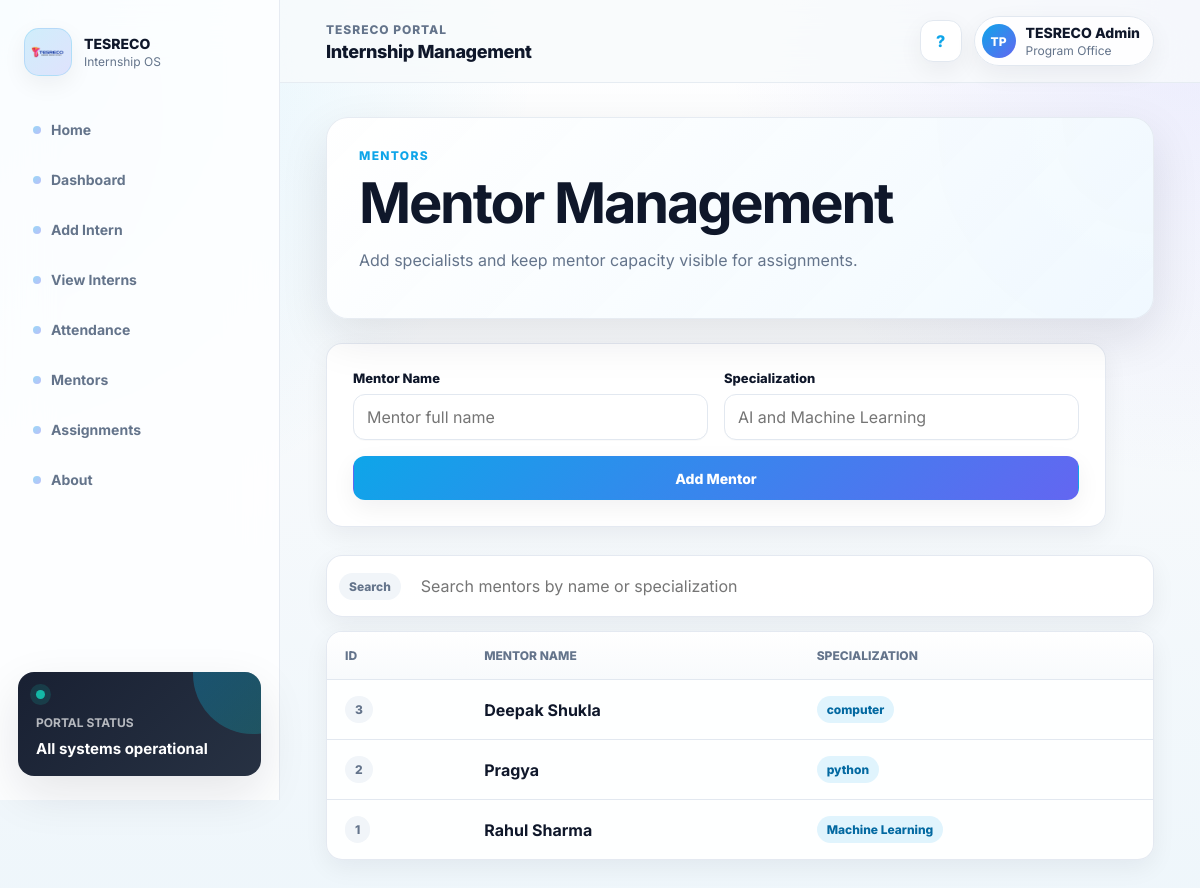
/mentor-page, run on the app's committed database.
### tables this page shows
CREATE TABLE mentors(
    mentor_id INTEGER PRIMARY KEY AUTOINCREMENT,
    name TEXT,
    specialization TEXT
);

### routes/mentor_routes.py (the view)
@mentor_bp.route("/mentor-page")
def mentor_page():
    mentors = get_all_mentors()
    return render_template("mentor.html", mentors=mentors)

### database/db_connect.py (called while the page is built)
def get_connection():
    conn = sqlite3.connect("interns.db")
    conn.row_factory = sqlite3.Row
    conn.execute("PRAGMA foreign_keys = ON")
    return conn

### database/mentor_crud.py (called while the page is built)
def get_all_mentors():
    conn = get_connection()
    cursor = conn.cursor()
    cursor.execute(
        """
        SELECT * FROM mentors ORDER BY mentor_id DESC
        """
    )
    mentors = cursor.fetchall()
    conn.close()
    return mentors

### templates/mentor.html (shortened to what this page needs)
{% extends "base.html" %}
{% block content %}
<section class="page-header compact">
    <p class="eyebrow">Mentors</p>
    <h1>Mentor Management</h1>
    <p>Add specialists and keep mentor capacity visible for assignments.</p>
</section>
<form class="form-panel" action="{{ url_for('mentor.mentor_form') }}" method="POST">
    <div class="form-grid">
        <div class="field">
            <label for="name">Mentor Name</label>
            <input id="name" type="text" name="name" placeholder="Mentor full name" required>
        </div>
        <div class="field">
            <label for="specialization">Specialization</label>
            <input id="specialization" type="text" name="specialization" placeholder="AI and Machine Learning" required>
        </div>
    </div>
    <button class="btn primary" type="submit">Add Mentor</button>
</form>
<div class="search-panel section-gap">
    <span class="badge-muted">Search</span>
    <input type="search" data-table-search="#mentor-table" placeholder="Search mentors by name or specialization">
</div>
<div class="table-wrap">
    <table id="mentor-table">
        <thead>
            <tr>
                <th>ID</th>
                <th>Mentor Name</th>
                <th>Specialization</th>
            </tr>
        </thead>
        <tbody>
            {% for mentor in mentors %}
            <tr>
                <td><span class="badge-muted">{{ mentor.mentor_id }}</span></td>
                <td><strong>{{ mentor.name }}</strong></td>
                <td><span class="badge">{{ mentor.specialization }}</span></td>
            </tr>
            {% else %}
            <tr>
                <td colspan="3" class="empty-state">No mentors added yet.</td>
            </tr>
            {% endfor %}
        </tbody>
    </table>
</div>
{% endblock %}

### static/css/style.css (style rules this page uses)
:root { --primary: #0EA5E9; --secondary: #14B8A6; --accent: #6366F1; --bg: #F8FAFC; --surface: #FFFFFF; --text: #0F172A; --muted: #64748B; --border: #E2E8F0; --border-strong: #CBD5E1; --danger: #DC2626; --success: #059669; --warning: #D97706; --shadow-sm: 0 8px 24px rgba(15, 23, 42, 0.06); --shadow-md: 0 18px 48px rgba(15, 23, 42, 0.10); --shadow-glow: 0 24px 70px rgba(14, 165, 233, 0.22); --radius: 16px; --radius-lg: 22px; }
* { box-sizing: border-box; }
html { min-height: 100%; scroll-behavior: smooth; }
body { margin: 0; min-height: 100vh; background: radial-gradient(circle at top left, rgba(14, 165, 233, 0.14), transparent 34rem), radial-gradient(circle at top right, rgba(99, 102, 241, 0.12), transparent 30rem), linear-gradient(180deg, #FFFFFF 0%, var(--bg) 38%, #EEF6FB 100%); color: var(--text); font-family: Inter, ui-sans-serif, system-ui, -apple-system, BlinkMacSystemFont, "Segoe UI", sans-serif; text-rendering: optimizeLegibility; }
button, input, select { font: inherit; }
.hero, .page-header, .dashboard-hero { background: linear-gradient(135deg, rgba(255, 255, 255, 0.98), rgba(240, 249, 255, 0.94)), radial-gradient(circle at top right, rgba(99, 102, 241, 0.18), transparent 18rem); border: 1px solid rgba(226, 232, 240, 0.82); border-radius: var(--radius-lg); box-shadow: var(--shadow-md); overflow: hidden; padding: clamp(30px, 5vw, 56px); position: relative; }
.page-header.compact { padding: 28px 32px; }
.eyebrow { color: var(--primary); font-size: 12px; font-weight: 800; letter-spacing: 0.11em; margin: 0 0 10px; text-transform: uppercase; }
h1, h2, h3, p { margin-top: 0; }
h1 { color: var(--text); font-size: clamp(32px, 5vw, 56px); letter-spacing: -0.04em; line-height: 0.98; margin-bottom: 16px; }
p { color: var(--muted); line-height: 1.7; }
.btn, button.btn { align-items: center; background: rgba(255, 255, 255, 0.92); border: 1px solid var(--border); border-radius: 12px; box-shadow: var(--shadow-sm); color: var(--text); cursor: pointer; display: inline-flex; font-size: 14px; font-weight: 800; justify-content: center; min-height: 44px; padding: 11px 17px; transition: all 180ms ease; }
.btn.primary, button.btn.primary { background: linear-gradient(135deg, var(--primary), var(--accent)); border-color: transparent; color: #FFFFFF; }
.stat-card, .action-card, .info-block, .form-panel, .table-wrap, .search-panel { background: rgba(255, 255, 255, 0.92); border: 1px solid rgba(226, 232, 240, 0.92); border-radius: var(--radius); box-shadow: var(--shadow-sm); }
.search-panel { align-items: center; display: flex; gap: 12px; margin: 22px 0 14px; padding: 12px; }
.search-panel input { background: transparent; border: 0; box-shadow: none; min-height: 36px; padding: 8px; }
.form-panel { display: grid; gap: 16px; margin-top: 24px; max-width: 780px; padding: 26px; }
.form-grid { display: grid; gap: 16px; grid-template-columns: repeat(2, minmax(0, 1fr)); }
.field { display: grid; gap: 8px; }
label { color: var(--text); font-size: 13px; font-weight: 800; }
input, select { background: #FFFFFF; border: 1px solid var(--border); border-radius: 12px; box-shadow: 0 1px 0 rgba(15, 23, 42, 0.02); color: var(--text); min-height: 46px; outline: none; padding: 11px 13px; transition: all 160ms ease; width: 100%; }
.section-gap { margin-top: 28px; }
.table-wrap { overflow-x: auto; }
table { border-collapse: collapse; width: 100%; }
th, td { border-bottom: 1px solid var(--border); padding: 16px 18px; text-align: left; vertical-align: middle; }
th { background: linear-gradient(180deg, #FFFFFF, #F8FAFC); color: var(--muted); font-size: 12px; font-weight: 800; text-transform: uppercase; white-space: nowrap; }
tbody tr { transition: background 150ms ease; }
tbody tr:last-child td { border-bottom: 0; }
.badge, .badge-success, .badge-muted { border-radius: 999px; display: inline-flex; font-size: 12px; font-weight: 800; padding: 6px 10px; }
.badge { background: rgba(14, 165, 233, 0.12); color: #0369A1; }
.badge-muted { background: #F1F5F9; color: var(--muted); }

### data on the page
mentors: mentor_id "3", name "Deepak Shukla", specialization "computer"
mentors: mentor_id "2", name "Pragya", specialization "python"
mentors: mentor_id "1", name "Rahul Sharma", specialization "Machine Learning"
